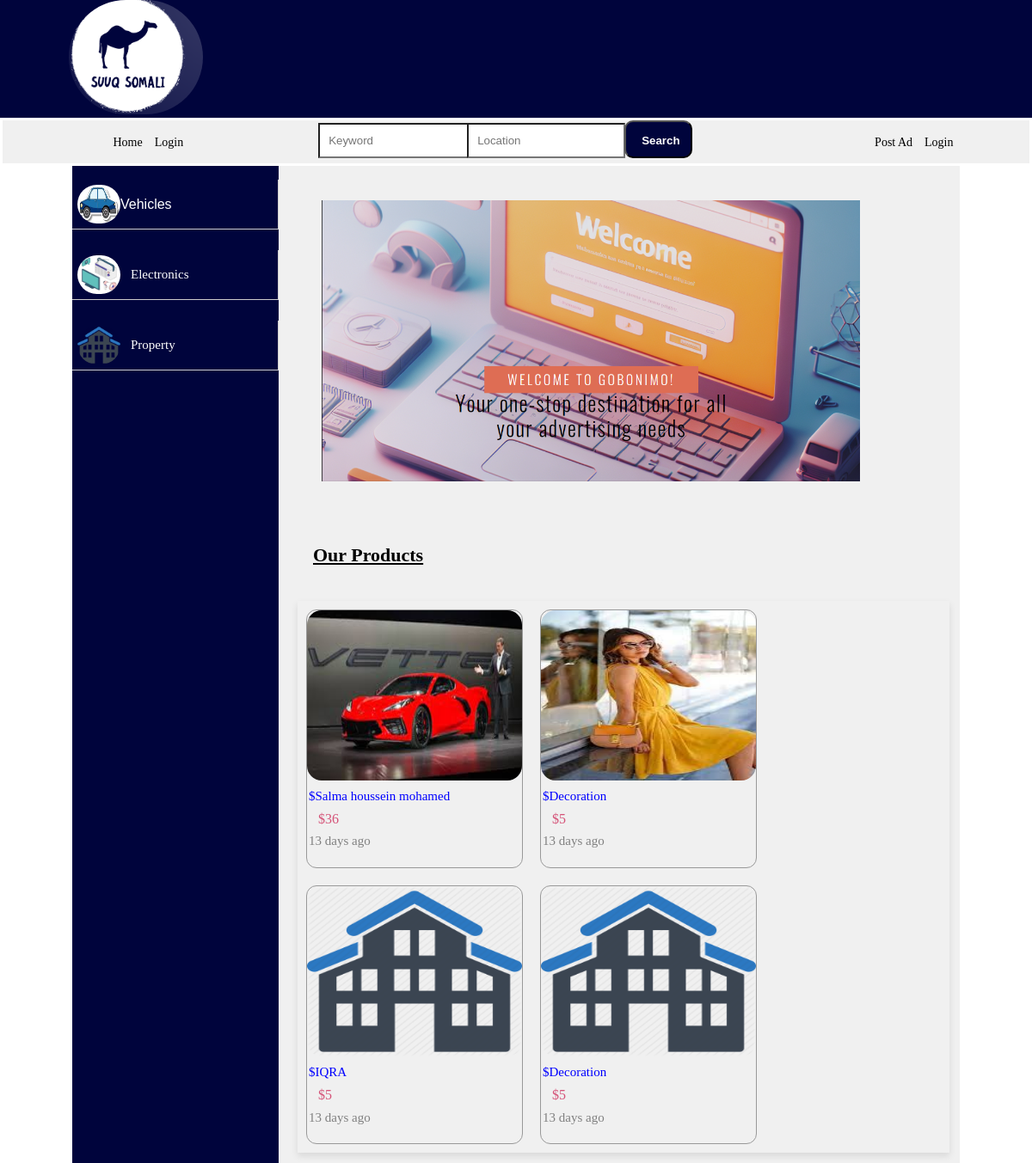
Before: / with the older database file.
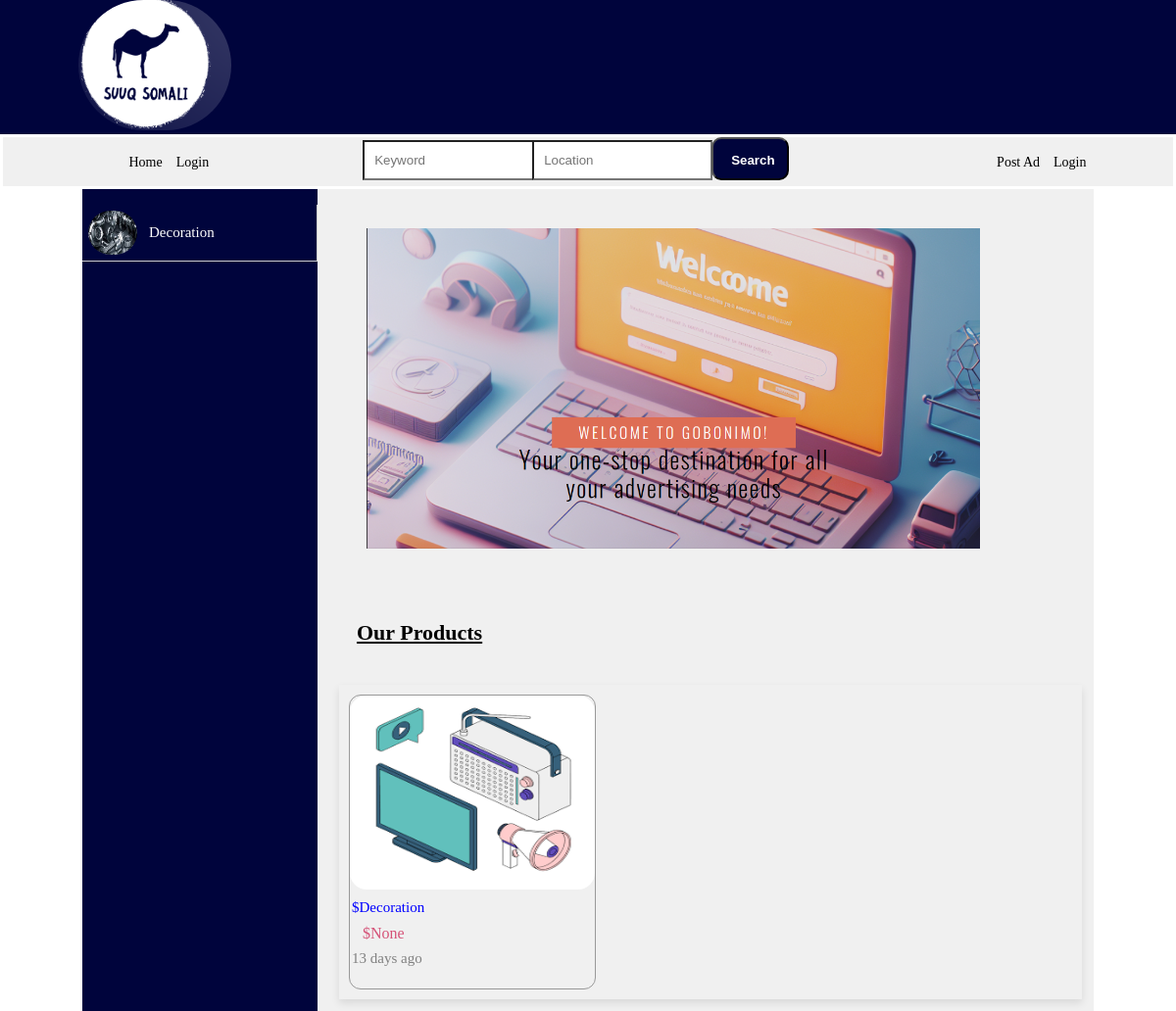
After: the same page with the newer database file.
### base/models.py (models this page shows, shortened)
class Category(models.Model):
    name = models.CharField(max_length=100)
    parent_category = models.ForeignKey('self', null=True, blank=True, related_name='subcategories', on_delete=models.CASCADE)
    image = models.ImageField(upload_to='product_images')

class Product(models.Model):
    category = models.ForeignKey(Category, on_delete=models.CASCADE)
    advertiser = models.ForeignKey(User, on_delete=models.CASCADE)
    name = models.CharField(max_length=100)
    description = models.TextField()
    location = models.CharField(max_length=100)
    condition = models.CharField(max_length=100)
    price = models.IntegerField(null=True, blank=True)
    geartype = models.CharField(max_length=100, null=True, blank=True)
    motortype = models.CharField(max_length=100, null=True, blank=True)
    year = models.IntegerField(null=True, blank=True)
    color = models.CharField(max_length=50, null=True, blank=True)
    num_rooms = models.IntegerField(null=True, blank=True)
    num_baths = models.IntegerField(null=True, blank=True)
    updated = models.DateTimeField(auto_now=True)
    created = models.DateTimeField(auto_now_add=True)

class Image(models.Model):
    product = models.ForeignKey(Product, on_delete=models.CASCADE)
    image = models.ImageField(upload_to='product_images')

### base/views.py (the view)
# urls.py: path('', views.index, name='index'),
def index(request):
    categories = Category.objects.all()
    products = Product.objects.all()
    return render(request, 'base/index.html', {'categories': categories, 'products': products})

### base/templates/base/index.html (shortened to what this page needs)
{% extends 'main.html' %}
{% load static %}
{% block content %}
     <section class="products-container">
        <div class="side-menu">
            <ul>
                {% for category in categories %}
                {% if not category.parent_category %}
                <li class="parent-category">
                  <img class="icon" src="{{ category.image.name }}" alt="">
                  {% if category.subcategories.all %}
                    <span class="side-menu-item">{{ category.name }}</span>
                    {% else %}
                    <a href="{% url 'product_list' category.id %}" class="side-menu-item">{{ category.name }}</a>
                    {% endif %}
                </li>
                {% endif %}
                {% endfor %}
            </ul>
        </div>
        <div class="ad-design">
            <img src="{% static 'images/Design.png' %}" alt="Logo">
        </div>
        <div class="title">
          <h2>Our Products</h2>
        </div>
  <div class="products">
            {% for product in products %}
              <div class="ad-img-container">
                <div class="ad-img-card">
                  <a href="{% url 'product_detail' product.id %}">
                    {% if product.image_set.all %}
                      <img src="{{ product.image_set.first.image.url }}" alt="{{ product.name }}">
                    {% endif %}
                  </a>
                </div>
                <div class="advertise-info">
                  <span class="header">${{ product.name }} </span>
                  <span class="price">${{ product.price }} </span>
                  <span class="date">13 days ago </span>
                </div>
              </div>
            {% endfor %}
          </div>
     </section>
     {% endblock %}

Changed rows visible on the page:
removed Category: image.name (picture), name "Vehicles"
removed Category: image.name (picture), name "Electronics"
removed Category: image.name (picture), name "Property"
removed Product: image_set.first.image (picture), name "Salma houssein mohamed", price "36"
removed Product: image_set.first.image (picture), name "Decoration", price "5"
removed Product: image_set.first.image (picture), name "IQRA", price "5"
removed Product: image_set.first.image (picture), name "Decoration", price "5"
added Category: image.name (picture), name "Decoration"
added Product: image_set.first.image (picture), name "Decoration", price "None"
